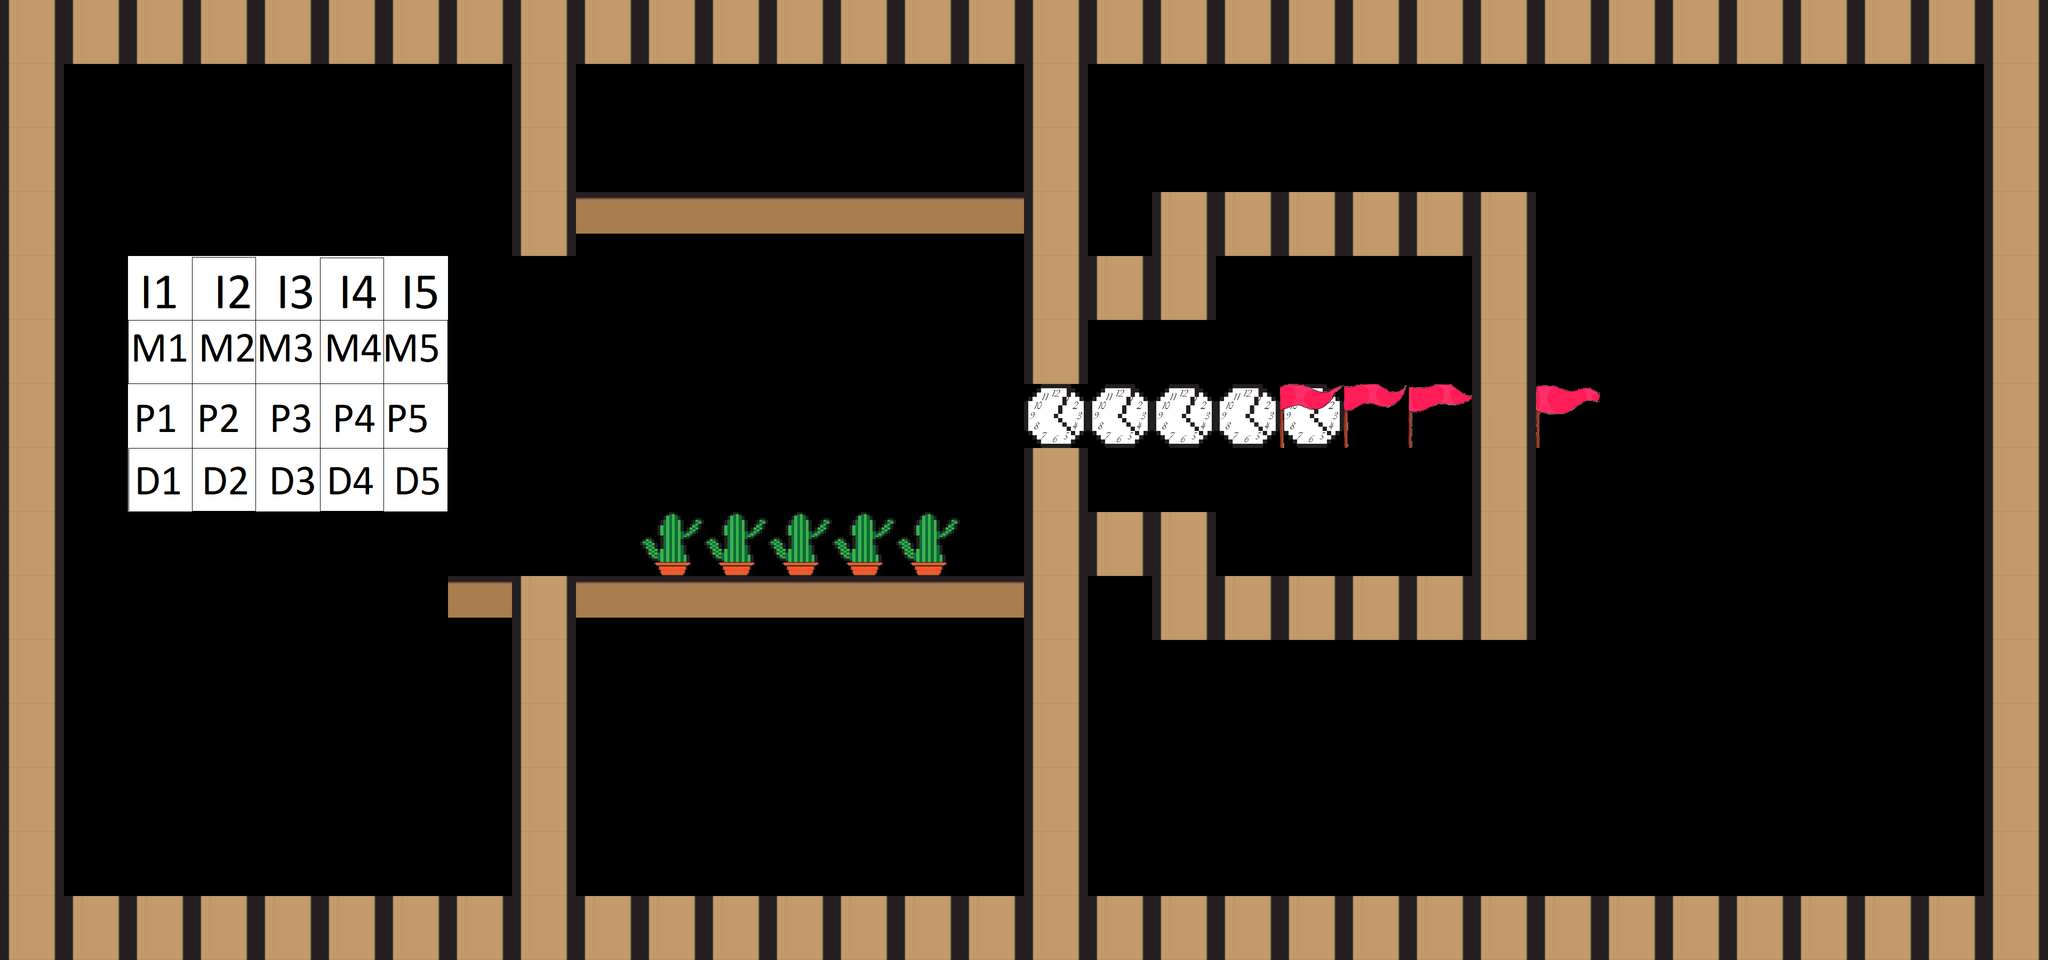

This is a level from a 2D game, rendered from its Tiled map with the project's own tilesets. A one-line summary and the complete map file follow:
An orthogonal 32x15 tile map with 120x120 px tiles, 1 tile layer (Tile Layer 1), 2 tilesets.

<map version="1.2" tiledversion="1.3.1" orientation="orthogonal" renderorder="right-down" compressionlevel="0" width="32" height="15" tilewidth="120" tileheight="120" infinite="0" nextlayerid="2" nextobjectid="1">
 <tileset firstgid="1" source="BigSet.tsx" />
 <tileset firstgid="16" source="BigObjects.tsx" />
 <layer id="1" name="Tile Layer 1" width="32" height="15">
  <data encoding="csv">
14,14,14,14,14,14,14,14,14,14,14,14,14,14,14,14,14,14,14,14,14,14,14,14,14,14,14,14,14,14,14,14,
14,0,0,0,0,0,0,0,14,0,0,0,0,0,0,0,14,0,0,0,0,0,0,0,0,0,0,0,0,0,0,14,
14,0,0,0,0,0,0,0,14,0,0,0,0,0,0,0,14,0,0,0,0,0,0,0,0,0,0,0,0,0,0,14,
14,0,0,0,0,0,0,0,14,13,13,13,13,13,13,13,14,0,14,14,14,14,14,14,0,0,0,0,0,0,0,14,
14,0,0,0,0,0,0,0,0,0,0,0,0,0,0,0,14,14,14,0,0,0,0,14,0,0,0,0,0,0,0,14,
14,0,0,0,0,0,0,0,0,0,0,0,0,0,0,0,14,0,0,0,0,0,0,14,0,0,0,0,0,0,0,14,
14,0,0,0,0,0,0,0,0,0,0,0,0,0,0,0,20,0,0,0,17,0,0,14,0,0,0,0,0,0,0,14,
14,0,19,0,0,0,0,0,0,0,0,0,0,0,0,0,14,0,0,0,0,0,0,14,0,0,0,0,0,0,0,14,
14,0,0,0,0,0,0,0,0,0,16,0,0,0,0,0,14,14,14,0,0,0,0,14,0,0,0,0,0,0,0,14,
14,0,0,0,0,0,0,18,14,13,13,13,13,13,13,13,14,0,14,14,14,14,14,14,0,0,0,0,0,0,0,14,
14,0,0,0,0,0,0,0,14,0,0,0,0,0,0,0,14,0,0,0,0,0,0,0,0,0,0,0,0,0,0,14,
14,0,0,0,0,0,0,0,14,0,0,0,0,0,0,0,14,0,0,0,0,0,0,0,0,0,0,0,0,0,0,14,
14,0,0,0,0,0,0,0,14,0,0,0,0,0,0,0,14,0,0,0,0,0,0,0,0,0,0,0,0,0,0,14,
14,0,0,0,0,0,0,0,14,0,0,0,0,0,0,0,14,0,0,0,0,0,0,0,0,0,0,0,0,0,0,14,
14,14,14,14,14,14,14,14,14,14,14,14,14,14,14,14,14,14,14,14,14,14,14,14,14,14,14,14,14,14,14,14
</data>
 </layer>
</map>